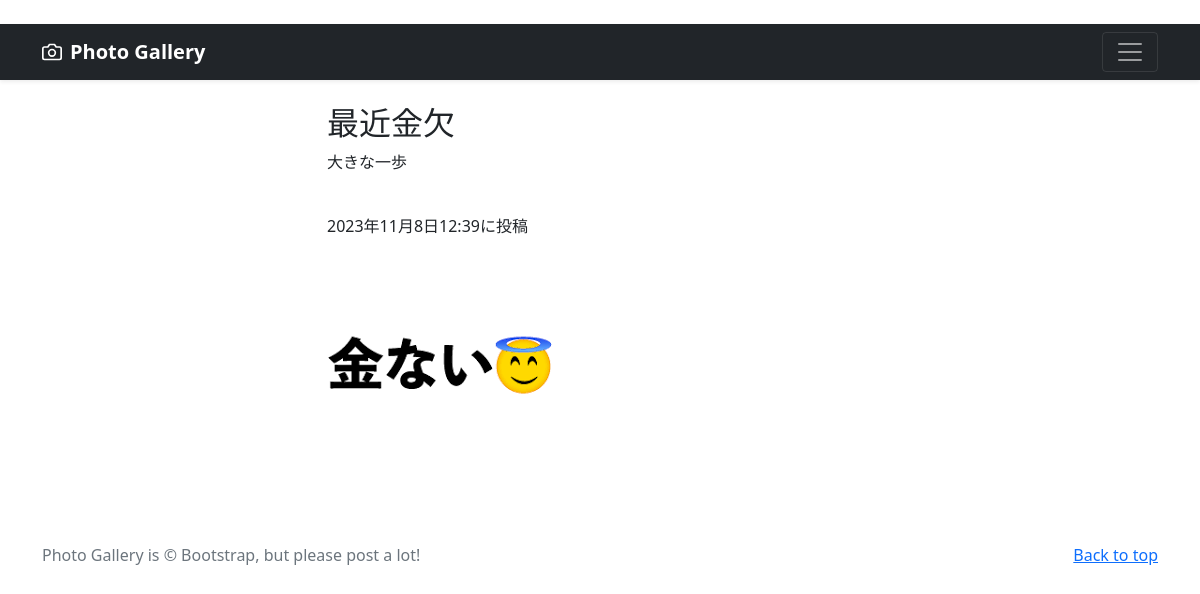
/photo-detail/1, run on the app's committed database.
### photo/models.py (models this page shows, shortened)
class PhotoPost(models.Model):
    user = models.ForeignKey(
        CustomUser,
        verbose_name='ユーザー',
        on_delete=models.CASCADE
        )
    category = models.ForeignKey(
        Category,
        verbose_name='カテゴリ',
        on_delete=models.PROTECT
        )
    title = models.CharField(
        verbose_name='タイトル', # フィールドのタイトル
        max_length=200        # 最大文字数は200
        )
    comment = models.TextField(
        verbose_name='コメント',  # フィールドのタイトル
        )
    image1 = models.ImageField(
        verbose_name='イメージ1',# フィールドのタイトル
        upload_to = 'photos'   # MEDIA_ROOT以下のphotosにファイルを保存
        )
    image2 = models.ImageField(
        verbose_name='イメージ2',# フィールドのタイトル
        upload_to = 'photos',  # MEDIA_ROOT以下のphotosにファイルを保存
        blank=True,            # フィールド値の設定は必須でない
        null=True              # データベースにnullが保存されることを許容
        )
    posted_at = models.DateTimeField(
        verbose_name='投稿日時', # フィールドのタイトル
        auto_now_add=True       # 日時を自動追加
        )

### photo/views.py (the view)
class DetailView(DetailView):
    template_name ='detail.html'
    model = PhotoPost

### photo/templates/detail.html (shortened to what this page needs)
{% extends 'base.html' %}
      {% block contents %}
      <br>
      <div class="container">
        <div class="row">
          <div class="col offset-3">
            <h2>{{object.title}}</h2>
            <p>{{object.comment}}</p>
            <br>
            <p>{{object.posted_at}}に投稿</p>
            <p><img src="{{ object.image1.url }}"></img></p>
      {% endblock %}

### data on the page
PhotoPost: title "最近金欠", comment "大きな一歩", posted_at "2023年11月8日12:39", image1 (picture)
